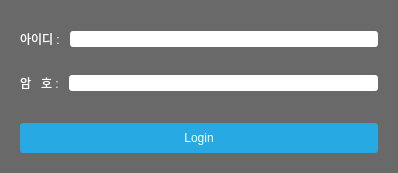
<?xml version="1.0" encoding="UTF-8"?>
<ui version="4.0">
 <class>widgetLogin</class>
 <widget class="QDialog" name="widgetLogin">
  <property name="geometry">
   <rect>
    <x>0</x>
    <y>0</y>
    <width>398</width>
    <height>173</height>
   </rect>
  </property>
  <property name="windowTitle">
   <string>Login</string>
  </property>
  <property name="styleSheet">
   <string notr="true">#widgetLogin
{
  background: rgb(105, 105, 105);
  border-radius: 8px;
}

QLabel { color: white; }
QLineEdit { border-radius: 3px; }

QPushButton
{
  color: white;
  background-color: #27a9e3;
  border-width: 0px;
  border-radius: 3px;
}
QPushButton:hover { background-color: #66c011; }</string>
  </property>
  <layout class="QVBoxLayout" name="verticalLayout">
   <property name="leftMargin">
    <number>20</number>
   </property>
   <property name="topMargin">
    <number>20</number>
   </property>
   <property name="rightMargin">
    <number>20</number>
   </property>
   <property name="bottomMargin">
    <number>20</number>
   </property>
   <item>
    <layout class="QHBoxLayout" name="horizontalLayout">
     <property name="topMargin">
      <number>10</number>
     </property>
     <property name="bottomMargin">
      <number>10</number>
     </property>
     <item>
      <widget class="QLabel" name="label">
       <property name="text">
        <string>아이디 : </string>
       </property>
      </widget>
     </item>
     <item>
      <widget class="QLineEdit" name="lineEdit"/>
     </item>
    </layout>
   </item>
   <item>
    <layout class="QHBoxLayout" name="horizontalLayout_2">
     <property name="topMargin">
      <number>10</number>
     </property>
     <property name="bottomMargin">
      <number>10</number>
     </property>
     <item>
      <widget class="QLabel" name="label_2">
       <property name="text">
        <string>암   호 : </string>
       </property>
      </widget>
     </item>
     <item>
      <widget class="QLineEdit" name="lineEdit_2">
       <property name="echoMode">
        <enum>QLineEdit::Password</enum>
       </property>
      </widget>
     </item>
    </layout>
   </item>
   <item>
    <spacer name="verticalSpacer">
     <property name="orientation">
      <enum>Qt::Vertical</enum>
     </property>
     <property name="sizeHint" stdset="0">
      <size>
       <width>20</width>
       <height>40</height>
      </size>
     </property>
    </spacer>
   </item>
   <item>
    <widget class="QPushButton" name="btnLogin">
     <property name="minimumSize">
      <size>
       <width>0</width>
       <height>30</height>
      </size>
     </property>
     <property name="text">
      <string>Login</string>
     </property>
     <property name="default">
      <bool>true</bool>
     </property>
    </widget>
   </item>
  </layout>
 </widget>
 <layoutdefault spacing="6" margin="11"/>
 <tabstops>
  <tabstop>lineEdit</tabstop>
  <tabstop>lineEdit_2</tabstop>
  <tabstop>btnLogin</tabstop>
 </tabstops>
 <resources/>
 <connections/>
</ui>
